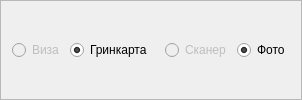
        <widget class="QFrame" name="frameRightDown">
         <property name="sizePolicy">
          <sizepolicy hsizetype="Preferred" vsizetype="Maximum">
           <horstretch>0</horstretch>
           <verstretch>0</verstretch>
          </sizepolicy>
         </property>
         <property name="frameShape">
          <enum>QFrame::StyledPanel</enum>
         </property>
         <property name="frameShadow">
          <enum>QFrame::Plain</enum>
         </property>
         <layout class="QHBoxLayout" name="horizontalLayout">
          <item>
           <layout class="QHBoxLayout" name="toggles">
            <property name="spacing">
             <number>4</number>
            </property>
            <item>
             <widget class="QFrame" name="frameVisaGreen">
              <layout class="QHBoxLayout" name="block_card_visa">
               <property name="leftMargin">
                <number>0</number>
               </property>
               <property name="topMargin">
                <number>0</number>
               </property>
               <property name="rightMargin">
                <number>0</number>
               </property>
               <property name="bottomMargin">
                <number>0</number>
               </property>
               <item>
                <widget class="QRadioButton" name="rb_visa">
                 <property name="enabled">
                  <bool>false</bool>
                 </property>
                 <property name="text">
                  <string>Виза</string>
                 </property>
                </widget>
               </item>
               <item>
                <widget class="QRadioButton" name="rb_greencard">
                 <property name="text">
                  <string>Гринкарта</string>
                 </property>
                 <property name="checked">
                  <bool>true</bool>
                 </property>
                </widget>
               </item>
              </layout>
             </widget>
            </item>
            <item>
             <widget class="QFrame" name="frameScanFoto">
              <property name="sizeIncrement">
               <size>
                <width>2</width>
                <height>0</height>
               </size>
              </property>
              <layout class="QHBoxLayout" name="block_scan_foto">
               <property name="topMargin">
                <number>0</number>
               </property>
               <property name="rightMargin">
                <number>0</number>
               </property>
               <property name="bottomMargin">
                <number>0</number>
               </property>
               <item>
                <widget class="QRadioButton" name="rb_scan">
                 <property name="enabled">
                  <bool>false</bool>
                 </property>
                 <property name="layoutDirection">
                  <enum>Qt::LeftToRight</enum>
                 </property>
                 <property name="text">
                  <string>Сканер</string>
                 </property>
                </widget>
               </item>
               <item>
                <widget class="QRadioButton" name="rb_foto">
                 <property name="layoutDirection">
                  <enum>Qt::LeftToRight</enum>
                 </property>
                 <property name="text">
                  <string>Фото</string>
                 </property>
                 <property name="checked">
                  <bool>true</bool>
                 </property>
                </widget>
               </item>
              </layout>
             </widget>
            </item>
           </layout>
          </item>
         </layout>
        </widget>
